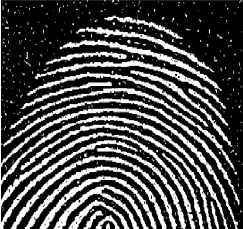
#> input picture lab8/HW_fingerprint.png, 243 x 229 px
$ jupyter execute lab8_1.ipynb
#> lines starting #> are read from the running program, lines starting #| are printed output that depends on the picture
[cell 1]
import cv2
import numpy as np
from matplotlib import pyplot as plt

[cell 2]
# Rectangular Kernel
cv2.getStructuringElement(cv2.MORPH_RECT,(5,5))
# array([[1, 1, 1, 1, 1],
#        [1, 1, 1, 1, 1],
#        [1, 1, 1, 1, 1],
#        [1, 1, 1, 1, 1],
#        [1, 1, 1, 1, 1]], dtype=uint8)

[cell 3]
# Elliptical Kernel
cv2.getStructuringElement(cv2.MORPH_ELLIPSE,(5,5))
# array([[0, 0, 1, 0, 0],
#        [1, 1, 1, 1, 1],
#        [1, 1, 1, 1, 1],
#        [1, 1, 1, 1, 1],
#        [0, 0, 1, 0, 0]], dtype=uint8)

[cell 4]
# Cross-shaped Kernel
ex_kernel = cv2.getStructuringElement(cv2.MORPH_CROSS,(5,5))
# array([[0, 0, 1, 0, 0],
#        [0, 0, 1, 0, 0],
#        [1, 1, 1, 1, 1],
#        [0, 0, 1, 0, 0],
#        [0, 0, 1, 0, 0]], dtype=uint8)
print(ex_kernel)

[cell 5]
img_gray = plt.imread('HW_fingerprint.png')
#> img_gray is the input picture: shape (229, 243, 3) float32; mean R, G, B 0.295, 0.292, 0.295

# Convert RGB image to GrayScale image
img_gray = cv2.cvtColor(img_gray, cv2.COLOR_BGR2GRAY)
#> img_gray: shape (229, 243) float32

## ============================= SHOW ============================ ##
plt.figure(figsize=(2,2))
# plt.subplot(221)
plt.imshow( img_gray, cmap = 'gray')
plt.title('Input Image'), plt.xticks([]), plt.yticks([])

plt.show()

# kernel = np.ones((5,5),np.uint8)
kernel = cv2.getStructuringElement(cv2.MORPH_RECT,(5,5))
print(' Kernel \n',kernel)

[cell 6]
img_dilate = cv2.dilate(img_gray, kernel,iterations = 1)
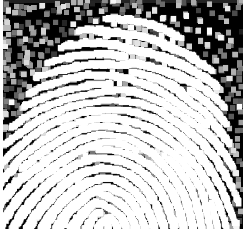
#> img_dilate: shape (229, 243) float32; min 0.00162, max 1, mean 0.75

## ============================= SHOW ============================ ##
plt.figure(figsize=(5,5))
plt.subplot(121)
plt.imshow( img_gray, cmap = 'gray')
plt.title('Input Image'), plt.xticks([]), plt.yticks([])

plt.subplot(122)
plt.imshow( img_dilate, cmap = 'gray')
plt.title('Output Image'), plt.xticks([]), plt.yticks([])
plt.show()
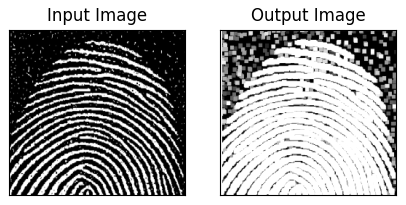
#> figure drawn by matplotlib, 2 panels

[cell 7]
img_opeing = cv2.morphologyEx(img_gray, cv2.MORPH_OPEN, kernel)
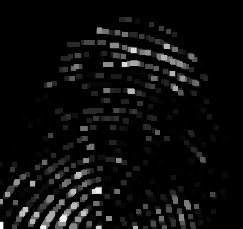
#> img_opeing: shape (229, 243) float32; min 0, max 1, mean 0.0507

## ============================= SHOW ============================ ##
plt.figure(figsize=(5,5))
plt.subplot(121)
plt.imshow( img_gray, cmap = 'gray')
plt.title('Input Image'), plt.xticks([]), plt.yticks([])

plt.subplot(122)
plt.imshow( img_opeing, cmap = 'gray')
plt.title('Output Image'), plt.xticks([]), plt.yticks([])
plt.show()
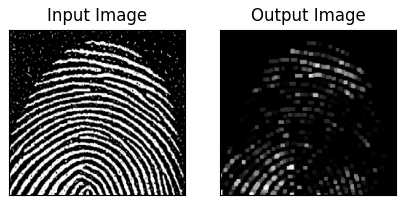
#> figure drawn by matplotlib, 2 panels

## ============================= Add noise in Image  ============================ ##
img_open_gray = plt.imread('HW_fingerprint.png')

# Convert RGB image to GrayScale image
img_open_gray = cv2.cvtColor(img_open_gray, cv2.COLOR_BGR2GRAY)

img_opeing = cv2.morphologyEx(img_open_gray, cv2.MORPH_OPEN, kernel)

## ============================= SHOW ============================ ##
plt.figure(figsize=(5,5))
plt.subplot(121)
plt.imshow( img_open_gray, cmap = 'gray')
plt.title('Input Image with Noise'), plt.xticks([]), plt.yticks([])

plt.subplot(122)
plt.imshow( img_opeing, cmap = 'gray')
plt.title('Output Image'), plt.xticks([]), plt.yticks([])
plt.show()

[cell 8]
img_closing = cv2.morphologyEx(img_gray, cv2.MORPH_CLOSE, kernel)
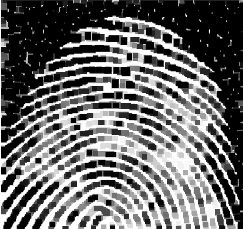
#> img_closing: shape (229, 243) float32; min 0.00162, max 1, mean 0.424

## ============================= SHOW ============================ ##
plt.figure(figsize=(5,5))
plt.subplot(121)
plt.imshow( img_gray, cmap = 'gray')
plt.title('Input Image'), plt.xticks([]), plt.yticks([])

plt.subplot(122)
plt.imshow( img_closing, cmap = 'gray')
plt.title('Output Image'), plt.xticks([]), plt.yticks([])
plt.show()

## ============================= Add noise in Image  ============================ ##
img_close_gray = plt.imread( 'HW_fingerprint.png')

# Convert RGB image to GrayScale image
img_close_gray = cv2.cvtColor(img_close_gray, cv2.COLOR_BGR2GRAY)

img_closing = cv2.morphologyEx(img_close_gray, cv2.MORPH_CLOSE, kernel)

## ============================= SHOW ============================ ##
plt.figure(figsize=(5,5))
plt.subplot(121)
plt.imshow( img_close_gray, cmap = 'gray')
plt.title('Input Image with Noise'), plt.xticks([]), plt.yticks([])

plt.subplot(122)
plt.imshow( img_closing, cmap = 'gray')
plt.title('Output Image'), plt.xticks([]), plt.yticks([])
plt.show()
